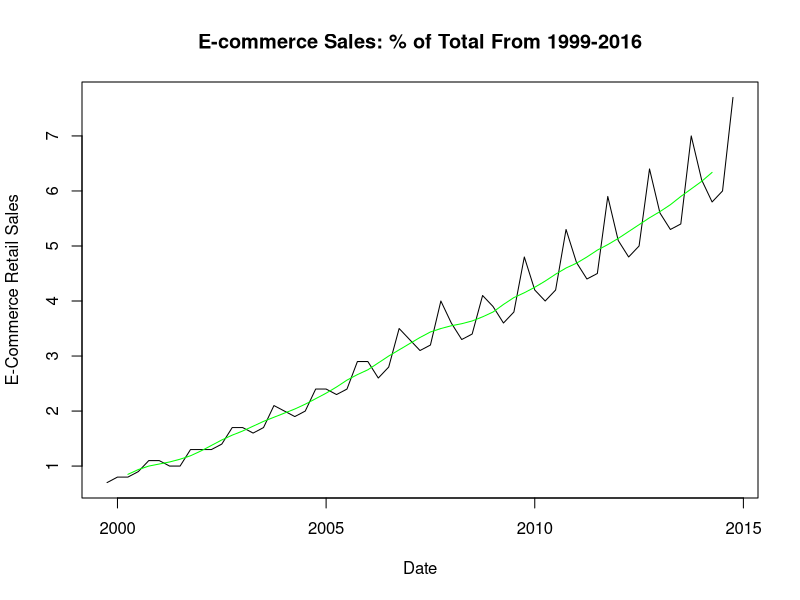
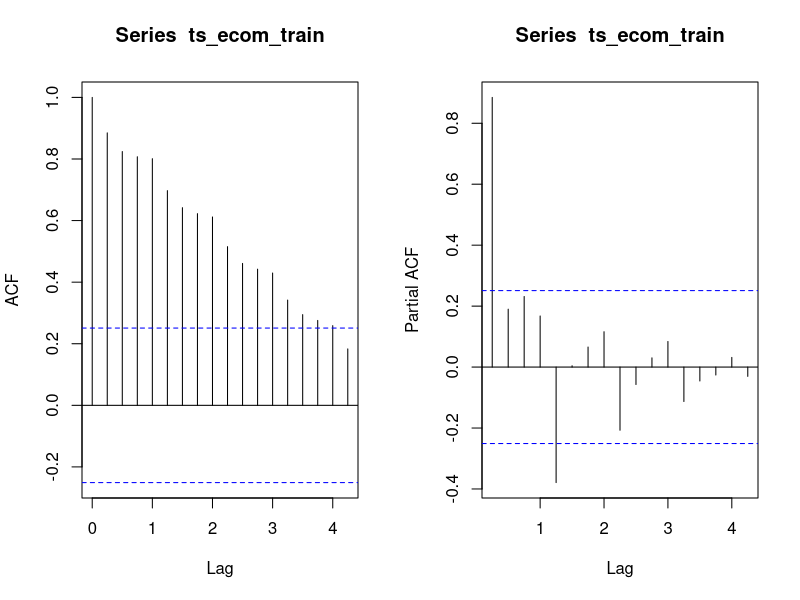
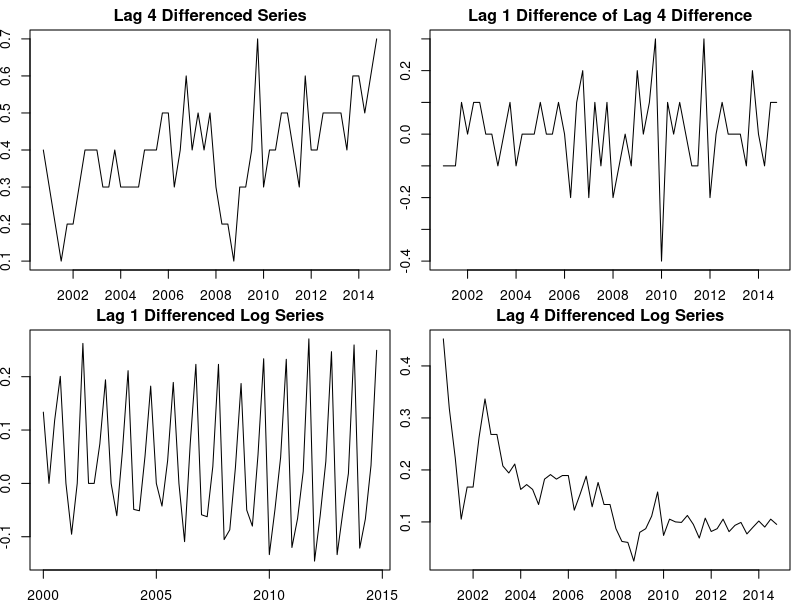
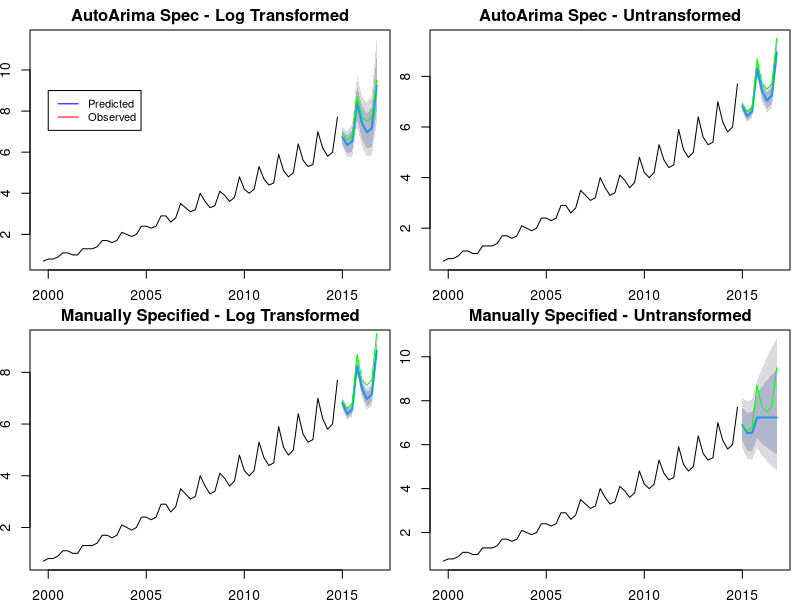
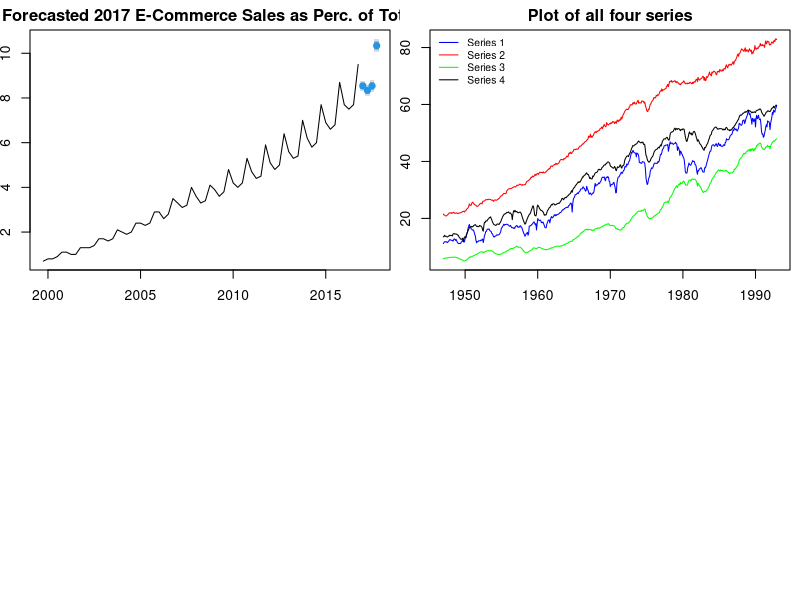
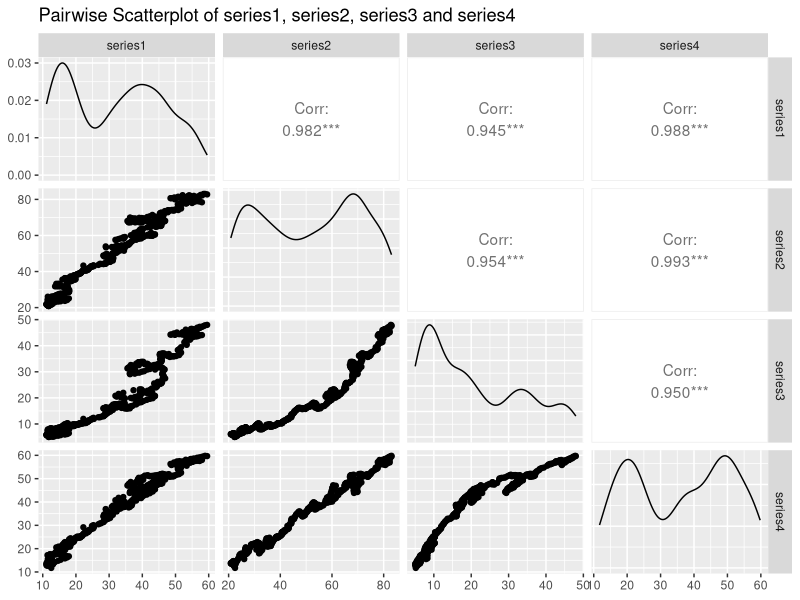
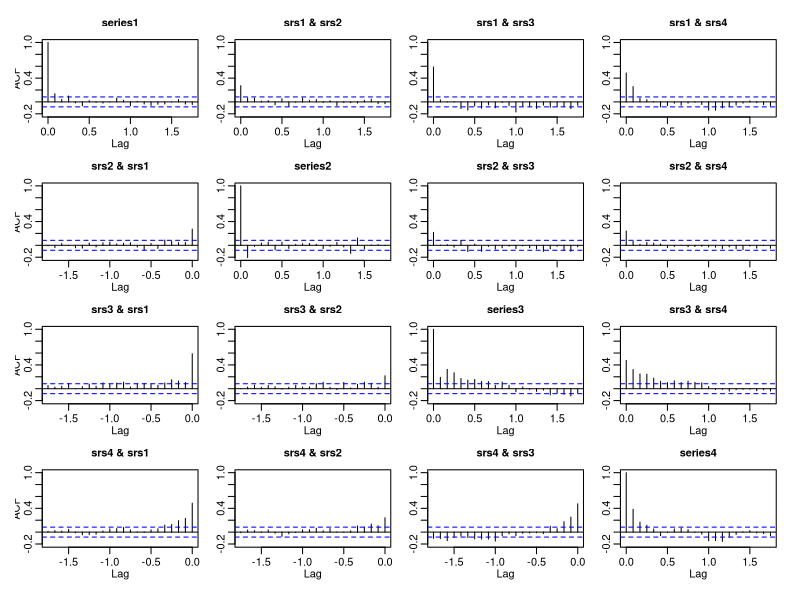
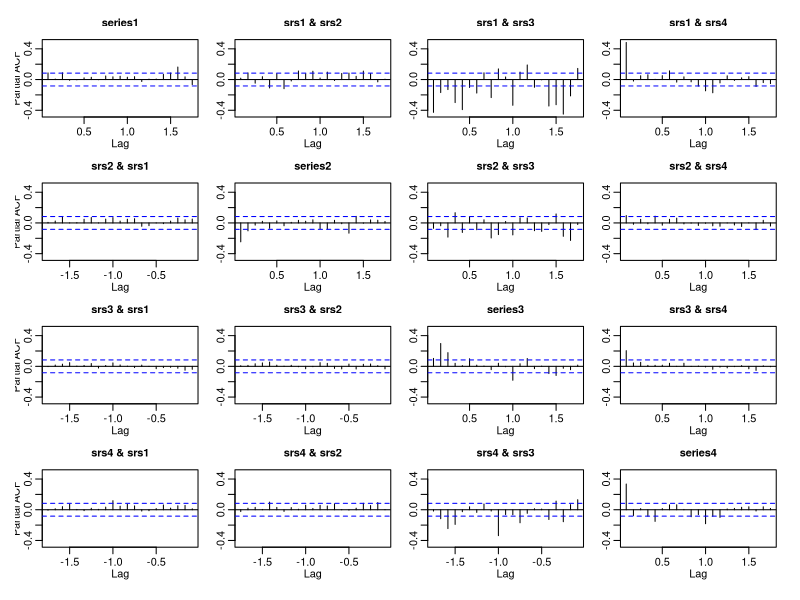

Source code (R) for these figures, in order: (Note: this script raises an error after producing the figures.)
## ---- chunk 1
knitr::opts_chunk$set(echo = TRUE)

pkg <- c('knitr', 'Hmisc', 'ggcorrplot', 'car','xts','forecast',
         'dplyr', 'ggplot2', 'jtools', 'readr', 'astsa', 'vars', 'dplyr','tseries', 'GGally')
invisible(lapply(pkg, require, character.only = T))
## ---- chunk 2
# loading the data and making the train-test split
ecom = read.csv(file = "ECOMPCTNSA.csv")
ts_ecom = ts(ecom$ECOMPCTNSA, start = c(1999, 4), frequency = 4)
ts_ecom_train = ts(ts_ecom[time(ts_ecom) < 2015], start = c(1999, 4), freq = 4)
ts_ecom_test = ts(ts_ecom[time(ts_ecom) >= 2015], start = c(2015, 1), freq = 4)
head(ts_ecom_train, 13)
#check for missing values
sum(is.na(ts_ecom_train))
#summarize the series
summary(ts_ecom_train)
## ---- chunk 3
plot(ts_ecom_train, xlab = 'Date', ylab = 'E-Commerce Retail Sales',
     main = 'E-commerce Sales: % of Total From 1999-2016')
lines(ma(ts_ecom_train, order = 4, centre = T), col = 'green')
## ---- chunk 4
par(mfrow=c(1,2))
acf(ts_ecom_train)
pacf(ts_ecom_train)
## ---- chunk 5
par(mfrow=c(2,2), mai = c(.3, 0.3, 0.3, 0.1))
log_ts_ecom_train = log(ts_ecom_train)
log_ts_ecom_test = log(ts_ecom_test)

plot(diff(ts_ecom_train, lag = 4),xlab=NULL,ylab=NULL,main = "Lag 4 Differenced Series")
plot(diff(diff(ts_ecom_train, lag = 4),lag=1),xlab=NULL,ylab=NULL, 
     main = "Lag 1 Difference of Lag 4 Difference")

plot(diff(log_ts_ecom_train, lag = 1),xlab=NULL,ylab=NULL,main = "Lag 1 Differenced Log Series")
plot(diff(log_ts_ecom_train, lag = 4),xlab=NULL,ylab=NULL,main = "Lag 4 Differenced Log Series")

adf.test(diff(diff(ts_ecom_train, lag = 4),lag=1))$p.value
adf.test(log_ts_ecom_train)$p.value
## ---- chunk 6
log_model_auto <- auto.arima(ts_ecom_train, ic = 'aicc', lambda = 0)
model_auto <- auto.arima(ts_ecom_train, ic = 'aicc')

log_model_auto
model_auto
## ---- chunk 7
manual_model_raw <- Arima(ts_ecom_train, order=c(1,1,1), seasonal=c(1,1,1))
manual_model_log <- Arima(ts_ecom_train, order = c(0,1,4), seasonal=c(0,0,0), lambda=0)
## ---- chunk 8
log_mod_auto_sw <- shapiro.test(log_model_auto $resid)
log_mod_auto_box <-Box.test(log_model_auto $resid, type = "Ljung-Box")

mod_auto_sw <-shapiro.test(model_auto $resid)
mod_auto_box <-Box.test(model_auto $resid, type = "Ljung-Box")

man_mod_raw_sw <-shapiro.test(manual_model_raw $resid)
man_mod_raw_box <-Box.test(manual_model_raw $resid, type = "Ljung-Box")

log_man_mod_sw <-shapiro.test(manual_model_log $resid)
log_man_mod_box <-Box.test(manual_model_log $resid, type = "Ljung-Box")

TestResults <- data.frame(cbind(rbind(log_mod_auto_sw$p.value,mod_auto_sw$p.value, 
                         man_mod_raw_sw$p.value, log_man_mod_sw$p.value),
                         rbind(log_mod_auto_box$p.value, mod_auto_box$p.value, 
                               man_mod_raw_box$p.value, log_man_mod_box$p.value)))

colnames(TestResults) <- c('Shapiro-Wilk', 'Box-Ljung')
rownames(TestResults) <- c('Log, Auto','Raw, Auto','Log, Manual', 'Raw, Manual')

TestResults
## ---- chunk 9
calculate_rmse = function(fcast, test){
  rmse = sqrt(mean((fcast - test)^2))
}

forecast_log_auto = forecast(log_model_auto, h = 8, lambda=0)
forecast_auto = forecast(model_auto, h = 8)
forecast_log_man = forecast(manual_model_raw, h = 8)
forecast_man = forecast(manual_model_log, h = 8, lambda=0)

df_RMSE = data.frame(rbind(calculate_rmse(forecast_log_auto$mean,ts_ecom_test),
           calculate_rmse(forecast_auto$mean,ts_ecom_test), calculate_rmse(
             forecast_log_man$mean, ts_ecom_test), calculate_rmse(forecast_man$mean, ts_ecom_test)))

colnames(df_RMSE) = c('RMSE')
rownames(df_RMSE) = c('Log, Auto','Raw, Auto','Log, Manual', 'Raw, Manual')
df_RMSE

par(mfrow=c(2,2), mai = c(.3, 0.3, 0.3, 0.1))
plot(forecast_log_auto, main="AutoArima Spec - Log Transformed"); lines(ts_ecom_test, col='green')
legend(2000, 9, legend=c('Predicted','Observed'), col=c('blue','red'), lty=1, cex=0.8)
plot(forecast_auto, main="AutoArima Spec - Untransformed"); lines(ts_ecom_test, col='green')
plot(forecast_log_man, main="Manually Specified - Log Transformed"); lines(ts_ecom_test, col='green')
plot(forecast_man, main="Manually Specified - Untransformed"); lines(ts_ecom_test, col='green')

## ---- chunk 10
model_auto_all <- auto.arima(ts_ecom, ic = 'aicc')
plot(forecast(model_auto_all,h = 4), main='Forecasted 2017 E-Commerce Sales as Perc. of Total')
## ---- chunk 11
mts = read.csv(file = "data_2018Spring_MTS.txt", sep=' ')
ts_mts = ts(mts[ , c("series1", "series2", "series3", "series4")], start = c(1947, 1), freq = 12)
ts_mts_train = ts(ts_mts[time(ts_mts) < 1993, ], start = c(1947, 1), freq = 12)
ts_mts_test = ts(ts_mts[time(ts_mts) >= 1993, ], start = c(1993, 1), end = c(1993,12), freq = 12)
head(ts_mts)
sum(is.na(ts_mts))
summary(ts_mts_train)
## ---- chunk 12
ts.plot(ts_mts_train, gpars=list(main="Plot of all four series", ylab="Unknown units", col=c('blue','red','green','black')))
legend("topleft",c("Series 1","Series 2","Series 3","Series 4"), lty=1, 
       col = c('blue','red','green','black'), bty='n', cex=.75)
## ---- chunk 13
df_mts_train = data.frame(as.matrix(ts_mts_train), date=time(ts_mts_train))

ggpairs(df_mts_train[c('series1', 'series2', 'series3', 'series4')], title='Pairwise Scatterplot of series1, series2, series3 and series4')
## ---- chunk 14
cbind(adf.test(df_mts_train$series1)$p.value, adf.test(df_mts_train$series2)$p.value,
adf.test(df_mts_train$series3)$p.value, adf.test(df_mts_train$series4)$p.value)
## ---- chunk 15
cbind(adf.test(diff(df_mts_train$series1))$p.value, adf.test(diff(df_mts_train$series2))$p.value,
adf.test(diff(df_mts_train$series3))$p.value, adf.test(diff(df_mts_train$series4))$p.value)
## ---- chunk 16
acf(diff(ts_mts_train))
pacf(diff(ts_mts_train))
## ---- chunk 17
cbind(po.test(df_mts_train[c('series1','series2')])$p.value,
po.test(df_mts_train[c('series1','series3')])$p.value,
po.test(df_mts_train[c('series1','series4')])$p.value,
po.test(df_mts_train[c('series2','series3')])$p.value,
po.test(df_mts_train[c('series2','series4')])$p.value,
po.test(df_mts_train[c('series3','series4')])$p.value)
## ---- chunk 18
VARselect(diff(ts_mts_train), type = 'const')$selection
## ---- chunk 19
var = VAR(diff(ts_mts_train), p = 2, type = 'const')
serial.test(var, type = 'PT.asymptotic')$serial$p.value[1]
## ---- chunk 20
var_model = VAR(diff(ts_mts_train), p = 5, type = 'const')
## ---- chunk 21
diff_forecast = forecast(var_model, h=24)
endvals = tail(ts_mts_train,n=1)
int_1 = cumsum(c(endvals[1], diff_forecast$forecast$series1$mean))
int_2 = cumsum(c(endvals[2], diff_forecast$forecast$series2$mean))
int_3 = cumsum(c(endvals[3], diff_forecast$forecast$series3$mean))
int_4 = cumsum(c(endvals[4], diff_forecast$forecast$series4$mean))

ts_forecast = ts(cbind(int_1, int_2, int_3, int_4), start=c(1993, 1), freq=12)
ts_mts_train_window = window(ts_mts_train, start = c(1985,1))

par(mfrow=c(2,2))
ts.plot(ts_mts_train_window[,1], ts_mts_test[,1], ts_forecast[,1], col=c('black', 'green', 'blue'))
ts.plot(ts_mts_train_window[,2], ts_mts_test[,2], ts_forecast[,2], col=c('black', 'green', 'blue'))
ts.plot(ts_mts_train_window[,3], ts_mts_test[,3], ts_forecast[,3], col=c('black', 'green', 'blue'))
ts.plot(ts_mts_train_window[,4], ts_mts_test[,4], ts_forecast[,4], col=c('black', 'green', 'blue'))
## ---- chunk 22
residuals = as.numeric(ts_mts_test) - window(ts_forecast, start = c(1993,1), end = c(1993,12))
plot(residuals)
## ---- chunk 23
#serial.test(var_model, type="PT.asymptotic"); serial.test(var_model, type="BG")
normality.test(var_model, multivariate.only = TRUE)$jb.mul$JB$p.value[1,1]
## ---- chunk 24
results = data.frame(); orderrange = 1:10
for(i in orderrange) {
  var_iter = VAR(diff(ts_mts_train), p = i, type="both")
  
  PT = serial.test(var_iter, type="PT.asymptotic")$serial$p.value
  BG = serial.test(var_iter, type="BG")$serial$p.value
  norm = normality.test(var_iter, multivariate.only = TRUE)$jb.mul$JB$p.value
  results = rbind(results, cbind(AIC(var_iter), BIC(var_iter), PT, BG, norm))
}
rownames(results) = orderrange
colnames(results) = c('AIC', '        BIC', '    Port. p-val', 
                      ' Breusch-G. p-val', 'Jarque-B p-val')
results
